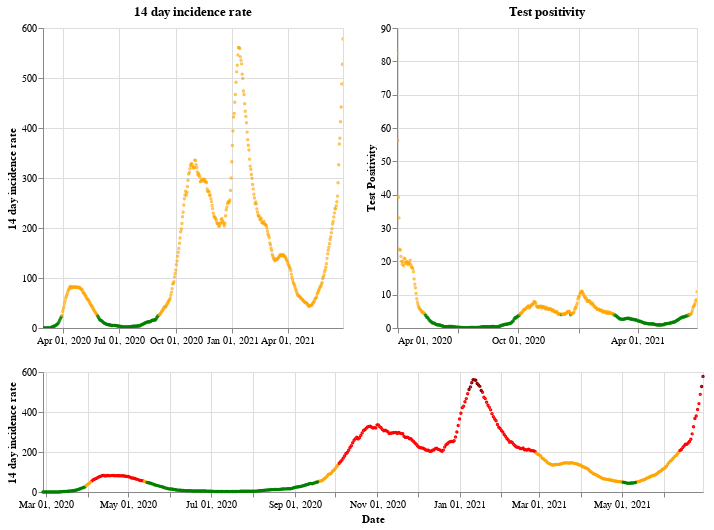

Notebook code cell kept with this figure:
### Markdown cell above
## Scotland

### Code cell
plot_traffic_light('Scotland')

### Figure 1 — Vega-Lite specification as saved in the notebook (floating-point values rounded to 4 significant figures; data arrays with more than 128 entries replaced by an {"elided": "..."} marker saying what was removed)
{"config": {"view": {"continuousWidth": 400, "continuousHeight": 300}}, "vconcat": [{"hconcat": [{"mark": {"type": "point", "size": 2}, "encoding": {"color": {"condition": {"value": "green", "test": "(datum.twoWeeklyCasesRate <= 25)"}, "value": "orange"}, "tooltip": [{"type": "nominal", "field": "areaName"}, {"type": "temporal", "field": "date"}, {"type": "quantitative", "field": "twoWeeklyCasesRate"}, {"type": "quantitative", "field": "testPositivity"}], "x": {"type": "temporal", "axis": {"title": ""}, "field": "date", "scale": {"domain": {"selection": "DateBrush"}}, "timeUnit": "yearmonthdate"}, "y": {"type": "quantitative", "axis": {"title": "14 day incidence rate"}, "field": "twoWeeklyCasesRate"}}, "title": "14 day incidence rate", "width": 300}, {"mark": {"type": "point", "size": 2}, "encoding": {"color": {"condition": {"value": "green", "test": "(datum.testPositivity <= 4)"}, "value": "orange"}, "tooltip": [{"type": "nominal", "field": "areaName"}, {"type": "temporal", "field": "date"}, {"type": "quantitative", "field": "twoWeeklyCasesRate"}, {"type": "quantitative", "field": "testPositivity"}], "x": {"type": "temporal", "axis": {"title": ""}, "field": "date", "scale": {"domain": {"selection": "DateBrush"}}, "timeUnit": "yearmonthdate"}, "y": {"type": "quantitative", "axis": {"title": "Test Positivity"}, "field": "testPositivity"}}, "title": "Test positivity", "width": 300}]}, {"layer": [{"mark": {"type": "point", "size": 2}, "encoding": {"color": {"condition": {"value": "orange", "test": "(((datum.testPositivity < 4) && (datum.twoWeeklyCasesRate >= 50)) && (datum.twoWeeklyCasesRate < 200))"}, "value": "red"}, "opacity": {"condition": {"value": 1, "test": "((datum.twoWeeklyCasesRate >= 50) && (datum.twoWeeklyCasesRate < 500))"}, "value": 0}, "tooltip": [{"type": "nominal", "field": "areaName"}, {"type": "temporal", "field": "date"}, {"type": "quantitative", "field": "twoWeeklyCasesRate"}, {"type": "quantitative", "field": "testPositivity"}], "x": {"type": "temporal", "axis": {"title": "Date"}, "field": "date", "timeUnit": "yearmonthdate"}, "y": {"type": "quantitative", "axis": {"title": "14 day incidence rate"}, "field": "twoWeeklyCasesRate"}}, "selection": {"DateBrush": {"type": "interval", "encodings": ["x"], "fields": ["Time"]}}}, {"mark": {"type": "point", "size": 2}, "encoding": {"color": {"value": "darkred"}, "opacity": {"condition": {"value": 1, "test": "(datum.twoWeeklyCasesRate >= 500)"}, "value": 0}, "tooltip": [{"type": "nominal", "field": "areaName"}, {"type": "temporal", "field": "date"}, {"type": "quantitative", "field": "twoWeeklyCasesRate"}, {"type": "quantitative", "field": "testPositivity"}], "x": {"type": "temporal", "axis": {"title": "Date"}, "field": "date", "timeUnit": "yearmonthdate"}, "y": {"type": "quantitative", "axis": {"title": "14 day incidence rate"}, "field": "twoWeeklyCasesRate"}}}, {"mark": {"type": "point", "size": 2}, "encoding": {"color": {"condition": {"value": "green", "test": "((datum.testPositivity < 4) && (datum.twoWeeklyCasesRate < 50))"}, "value": "orange"}, "opacity": {"condition": {"value": 1, "test": "(datum.twoWeeklyCasesRate < 50)"}, "value": 0}, "tooltip": [{"type": "nominal", "field": "areaName"}, {"type": "temporal", "field": "date"}, {"type": "quantitative", "field": "twoWeeklyCasesRate"}, {"type": "quantitative", "field": "testPositivity"}], "x": {"type": "temporal", "axis": {"title": "Date"}, "field": "date", "timeUnit": "yearmonthdate"}, "y": {"type": "quantitative", "axis": {"title": "14 day incidence rate"}, "field": "twoWeeklyCasesRate"}}}], "height": 120, "width": 660}], "data": {"name": "data-e87565ecff051c7fe33d2a834822f477"}, "$schema": "https://vega.github.io/schema/vega-lite/v4.8.1.json", "datasets": {"data-e87565ecff051c7fe33d2a834822f477": {"elided": "489 records"}}}
